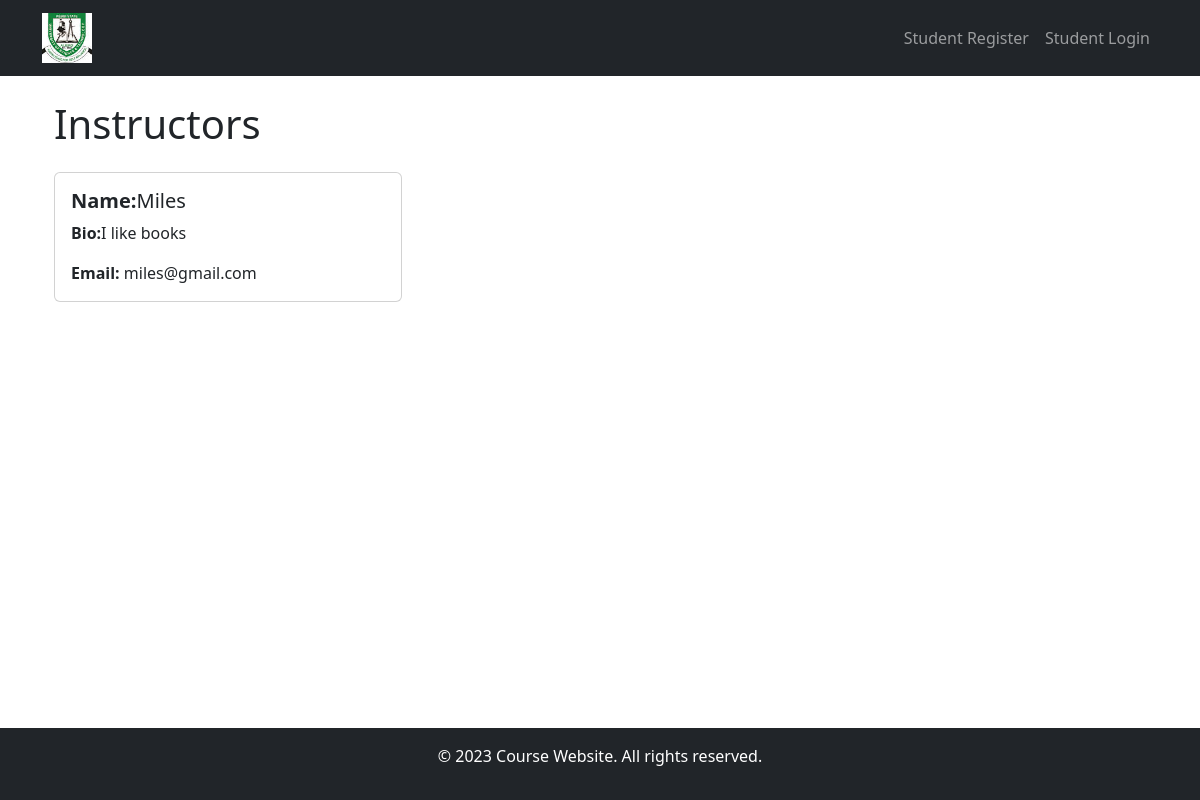
Before: /instructors/ with the older database file.
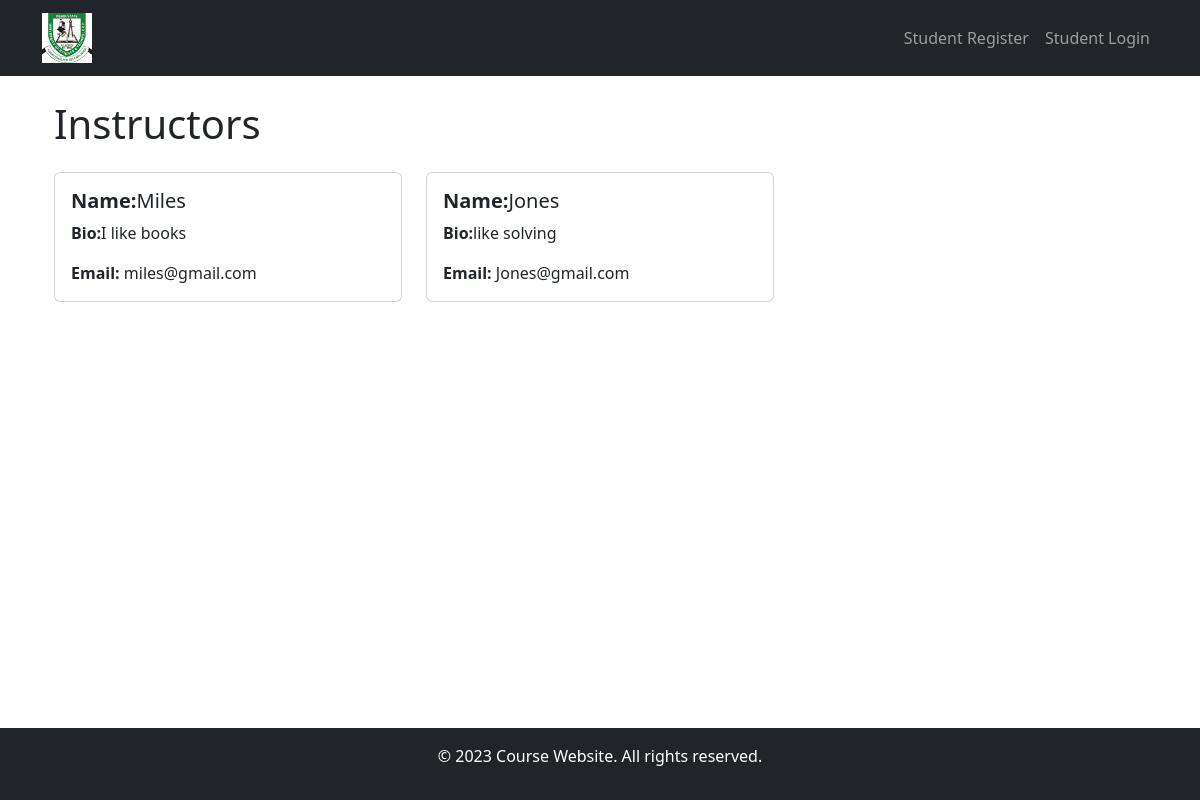
After: the same page with the newer database file.
### courses/models.py (models this page shows, shortened)
class Instructor(models.Model):
    user = models.OneToOneField(User, on_delete=models.CASCADE, null=True, default=None)
    bio = models.TextField(blank=True)
    email = models.EmailField()

### courses/views.py (the view)
# urls.py: path('instructors/', views.InstructorListView.as_view(), name='instructor-list'),
class InstructorListView(ListView):
    model = Instructor
    template_name = 'courses/instructor_list.html'
    context_object_name = 'instructors'

### courses/templates/courses/instructor_list.html
{% extends "courses/base.html" %}
{% block content %}
<div class="container">
    <h1 class="mb-4">Instructors</h1>
    <div class="row">
        {% for instructor in instructors %}
        <div class="col-md-4">
            <div class="card mb-4">
                <div class="card-body">
                    <h5 class="card-title"><strong>Name:</strong>{{ instructor.user.username }}</h5>
                    <p class="card-text"><strong>Bio:</strong>{{ instructor.bio }}</p>
                    <p class="card-text"><strong>Email:</strong> {{ instructor.email }}</p>
                </div>
            </div>
        </div>
        {% empty %}
        <div class="col-md-12">
            <p>No instructors available.</p>
        </div>
        {% endfor %}
    </div>
</div>
{% endblock %}

Changed rows visible on the page:
added Instructor: user.username "Jones", bio "like solving", email "Jones@gmail.com"
